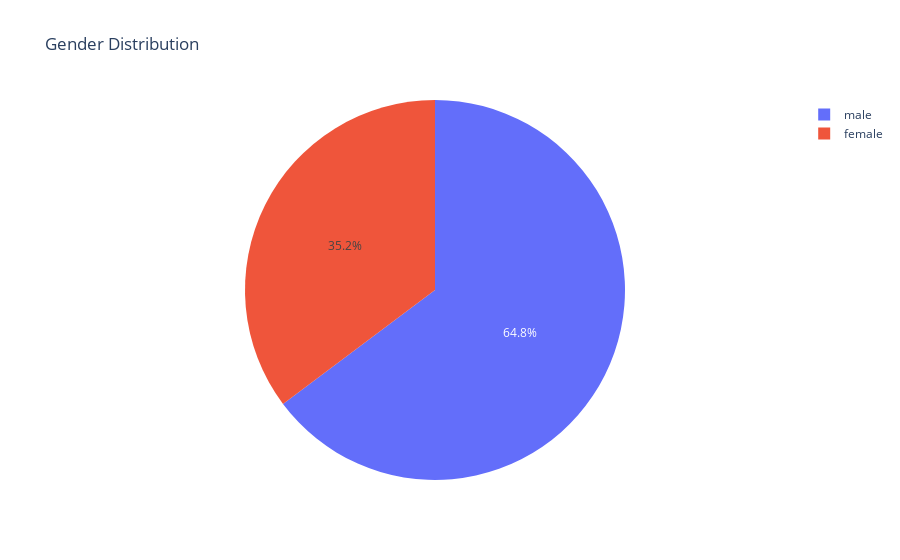

The cell this chart's notebook holds for it:
### Code cell
# 2. Gender Distribution
fig2 = px.pie(df, names='sex', title='Gender Distribution')
fig2.show()

### Figure 1 — Plotly figure (JSON) as saved in the notebook; plotly's stock layout.template omitted (floating-point values rounded to 4 significant figures; data arrays with more than 128 entries replaced by an {"elided": "..."} marker saying what was removed)
{"data": [{"domain": {"x": [0, 1], "y": [0, 1]}, "hovertemplate": "sex=%{label}<extra></extra>", "labels": {"elided": "891 str values"}, "legendgroup": "", "name": "", "showlegend": true, "type": "pie"}], "layout": {"legend": {"tracegroupgap": 0}, "title": {"text": "Gender Distribution"}}}
